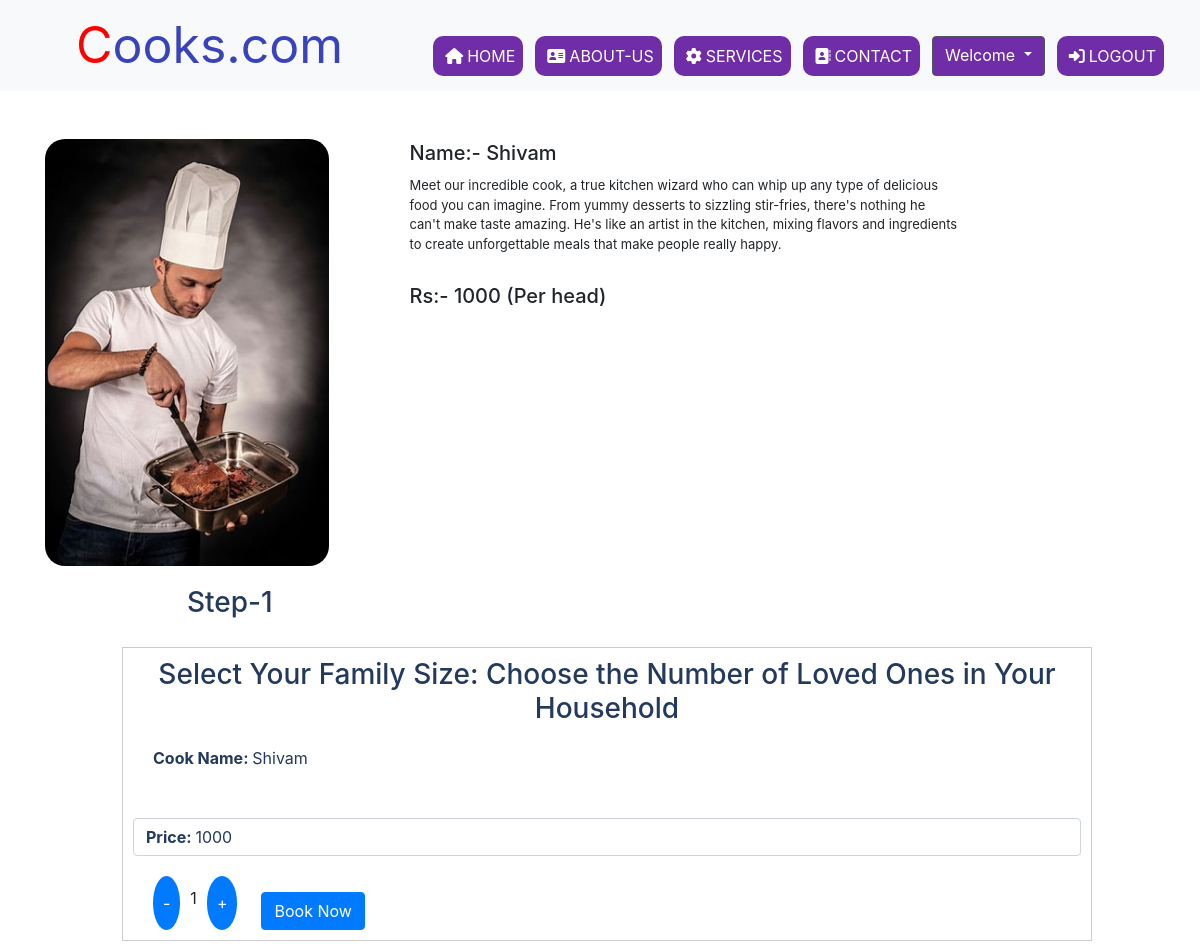
The app's page /paymentapp/quickview/1 (signed in) with its own data.
### Servicesapp/models.py (models this page shows, shortened)
class Services(models.Model):
    labour_id = models.AutoField(primary_key=True)
    Name=models.CharField(max_length=50)
    AboutCook=models.CharField(max_length=500)
    Price=models.IntegerField(default=0)
    Catagry=models.CharField(max_length=50,default='')
    CooksRegistationDate=models.DateTimeField()
    ContactNumber=models.CharField(max_length=15,default='')
    Image=models.ImageField(upload_to='shop/images')

### paymentapp/views.py (the view)
# urls.py: path('quickview/<int:labour_id>',views.quickview,name='quickview'),
def quickview(request,labour_id):
    service = get_object_or_404(Services, labour_id=labour_id)
    data={'services': service}
    return render(request, 'quickview.html', data)

### paymentapp/templates/quickview.html (shortened to what this page needs)
{% include 'header.html' %}
<!doctype html>
<html lang="en">
  <head>
    <link rel="stylesheet" href="https://cdn.jsdelivr.net/npm/bootstrap@4.0.0/dist/css/bootstrap.min.css">
  </head>
  <body>
    <div class="container">
     <div class="row">
        <div class="col-md-4">
          <img class="card-img-top mt-5" src="/media/{{services.Image}}" alt="Card image cap" style="border-radius: 20px;">
        </div>
           <div class="col-md-8" >
            <h5 style="margin-top: 50px; margin-left: 50px;">Name:-  {{services.Name}}</h5>
            <p style="margin-left: 50px; "> {{services.AboutCook}}</p>
            <h5 style="margin-top: 30px; margin-left: 50px;">Rs:-  {{services.Price}} (Per head)</h5>
           </div>
        </div>
     </div>
     <div class="row">
      <h3 style="margin-left: 190px; margin-top: 20px; color: #23395d;">Step-1</h3>
      <div class=" col-12" style="margin-left: 7rem; ">
       <div class="cart-item" style="margin-top: 20px;">
       <h3 style="text-align: center; margin-bottom: 20px; color: #23395d;">Select Your Family Size: Choose the Number of Loved Ones in Your Household </h3>
         <span class="product-name " style="color: #23395d; margin-left: 20px;"><b>Cook Name: </b>{{services.Name | capfirst}} </span>
         <span class="product-price mt-5 form-control" id="product-price" data-initial-price="{{ services.Price }}" style=" color: #23395d;"><b>Price: </b>{{ services.Price }}</span>
         <div class="quantity-controls" style="margin-left: 20px;">
             <div style="display: flex ;margin-top: 20px;">
                 <button class="decrement-button">-</button>
                 <span class="product-quantity" style="margin-top: 10px;">1</span>
                 <button class="increment-button">+</button>
                 <a href="{% url 'aboutyou' %}" class="btn btn-primary mt-3 ml-4">Book Now</a>
             </div>
         </div>
        </div>
      </div>
     </div>
  </body>
</html>

### static/About.css (style rules this page uses)
* { margin: 0; padding: 0; }
body { width: 100%; min-height: 100vh; }
html { font-size: 16px; }

### static/footer.css (style rules this page uses)
* { margin: 0; padding: 0; }
body { display: flex; flex-direction: column; }
.row { width: 85%; display: flex; margin: auto; flex-wrap:wrap; align-items: flex-start; justify-content: space-between; }
@media (max-width:1280px) { .welcome,p { font-size: 13px; padding-top: 3px; } }

### static/contact.css (style rules this page uses)
* { margin: 0; padding: 0; }

### paymentapp/static/incdec.css (style rules this page uses)
body { font-family: Arial, sans-serif; }
.cart-item { border: 1px solid #ccc; padding: 10px; margin: 10px; }
.quantity-controls { display: flex; align-items: center; }
.increment-button, .decrement-button { padding: 5px 10px; background-color: #007bff; color: white; border: none; cursor: pointer; border-radius: 50%; }
.product-quantity { margin: 0 10px; }

### records on screen
Services: Image (picture), Name "Shivam", AboutCook "Meet our incredible cook, a true kitchen wizard who can whip up any type of delicious food you can imagine. From yummy desserts to sizzling stir-fries, there's nothing he can't make taste amazing. He's like an artist in the kitchen, mixing flavors and ingredients to create unforgettable meals that make people really happy.", Price "1000"
